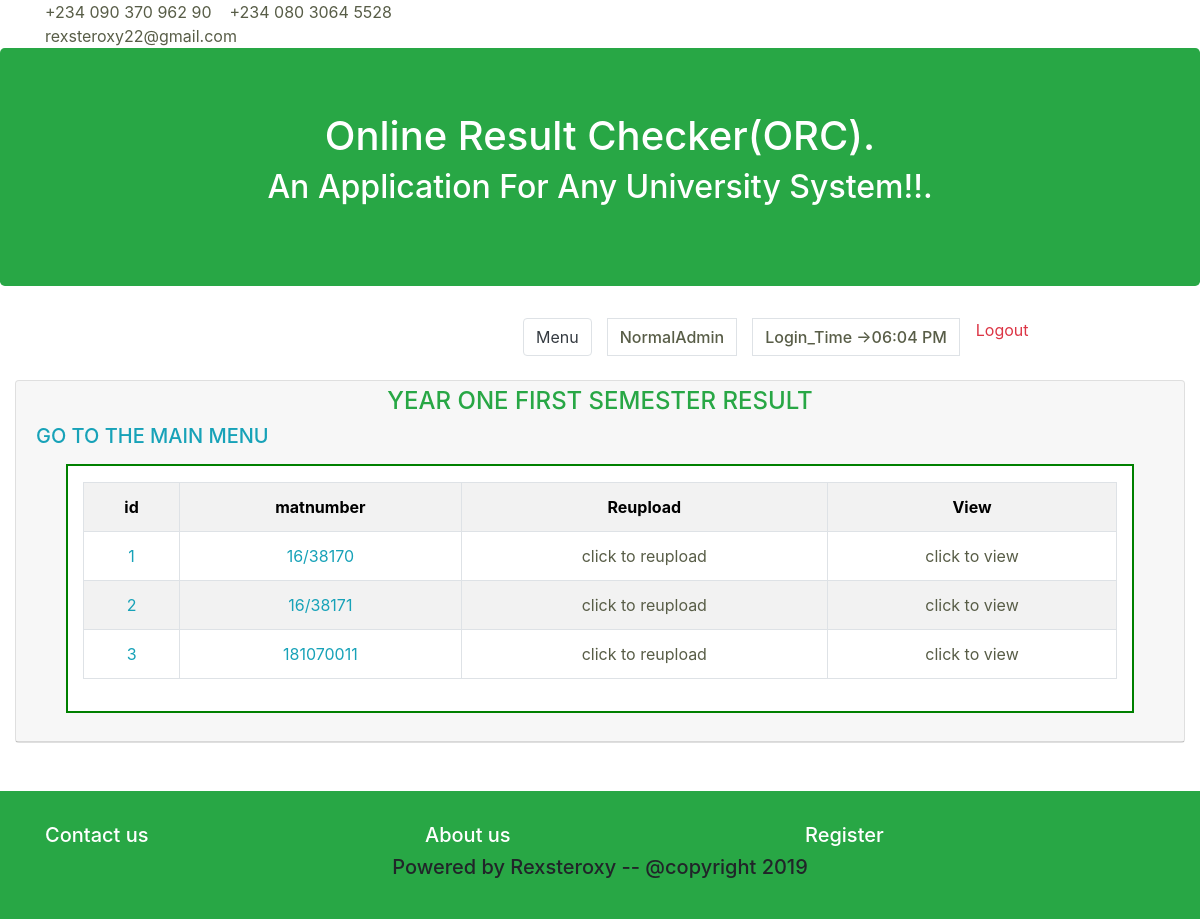
The app's page /admin/result/f1/index.php (signed in) with its own data.
### tables this page shows
CREATE TABLE `firstsemester` (
  `id` int(225) NOT NULL,
  `matnumber` varchar(225) NOT NULL,
  `course1` varchar(225) NOT NULL,
  `score1` varchar(225) NOT NULL,
  `unit1` varchar(225) NOT NULL,
  `grade1` varchar(225) NOT NULL,
  `course2` varchar(225) NOT NULL,
  `score2` varchar(225) NOT NULL,
  `unit2` varchar(225) NOT NULL,
  `grade2` varchar(225) NOT NULL,
  `course3` varchar(225) NOT NULL,
  `score3` varchar(225) NOT NULL,
  `unit3` varchar(225) NOT NULL,
  `grade3` varchar(225) NOT NULL,
  `course4` varchar(225) NOT NULL,
  `score4` varchar(225) NOT NULL,
  `unit4` varchar(225) NOT NULL,
  `grade4` varchar(225) NOT NULL,
  `course5` varchar(225) NOT NULL,
  `score5` varchar(225) NOT NULL,
  `unit5` varchar(225) NOT NULL,
  `grade5` varchar(225) NOT NULL,
  `course6` varchar(225) NOT NULL,
  `score6` varchar(225) NOT NULL,
  `unit6` varchar(225) NOT NULL,
  `grade6` varchar(225) NOT NULL,
  `course7` varchar(225) NOT NULL,
  `score7` varchar(225) NOT NULL,
  `unit7` varchar(225) NOT NULL,
  `grade7` varchar(225) NOT NULL,
  `course8` varchar(225) NOT NULL,
  `score8` varchar(225) NOT NULL,
  `unit8` varchar(225) NOT NULL,
  `grade8` varchar(225) NOT NULL,
  `course9` varchar(225) NOT NULL,
  `score9` varchar(225) NOT NULL,
  `unit9` varchar(225) NOT NULL,
  `grade9` varchar(225) NOT NULL,
  `course10` varchar(225) NOT NULL,
  `score10` varchar(225) NOT NULL,
  `unit10` varchar(225) NOT NULL,
  `grade10` varchar(225) NOT NULL,
  `course11` varchar(225) NOT NULL,
  `score11` varchar(225) NOT NULL,
  `unit11` varchar(225) NOT NULL,
  `grade11` varchar(225) NOT NULL,
  `course12` varchar(225) NOT NULL,
  `score12` varchar(225) NOT NULL,
  `unit12` varchar(225) NOT NULL,
  `grade12` varchar(225) NOT NULL,
  `course13` varchar(225) NOT NULL,
  `score13` varchar(225) NOT NULL,
  `unit13` varchar(225) NOT NULL,
  `grade13` varchar(225) NOT NULL,
  `course14` varchar(225) NOT NULL,
  `score14` varchar(225) NOT NULL,
  `unit14` varchar(225) NOT NULL,
  `grade14` varchar(225) NOT NULL,
  `course15` varchar(225) NOT NULL,
  `score15` varchar(225) NOT NULL,
  `unit15` varchar(225) NOT NULL,
  `grade15` varchar(225) NOT NULL,
  `course16` varchar(225) NOT NULL,
  `score16` varchar(225) NOT NULL,
  `unit16` varchar(225) NOT NULL,
  `grade16` varchar(225) NOT NULL,
  `course17` varchar(225) NOT NULL,
  `score17` varchar(225) NOT NULL,
  `unit17` varchar(225) NOT NULL,
  `grade17` varchar(225) NOT NULL,
  `course18` varchar(225) NOT NULL,
  `score18` varchar(225) NOT NULL,
  `unit18` varchar(225) NOT NULL,
  `grade18` varchar(225) NOT NULL,
  `course19` varchar(225) NOT NULL,
  `score19` varchar(225) NOT NULL,
  `unit19` varchar(225) NOT NULL,
  `grade19` varchar(225) NOT NULL,
  `course20` varchar(225) NOT NULL,
  `score20` varchar(225) NOT NULL,
  `unit20` varchar(225) NOT NULL,
  `grade20` varchar(225) NOT NULL
);

### private/functions.php (called while the page is built, shortened)
<?php
function url_for($script_path) {
    if($script_path[0] != '/') {
      $script_path = "/" . $script_path;
        }
    return WWW_ROOT . $script_path;
    }
function h($string=""){
	return htmlspecialchars($string);
    }
?>

### private/admin_query.php (called while the page is built, shortened)
<?php
function find_all_firstsemester(){
  global $db;
  $sql = "SELECT * FROM firstsemester ";
  $sql .= "ORDER BY id ASC";
  $admin = mysqli_query($db, $sql);
  return $admin;
}
?>

### public/admin/result/f1/index.php (the view, shortened to what this page needs)
<?php
$ffirstsemester = find_all_firstsemester();
include_once(SHARED_PATH .'/admin_header.php');
?>
	<div class="container-fluid">
    <div class="row ">
        <div class="col-md-12 col-lg-12 col-sm-12">
				<div class="card">
            <div class="card-header">
            <div class="card-subtitle">
            <h4 class="text-success text-center">YEAR ONE FIRST SEMESTER RESULT</h4>
            <h5><a class="text-info" href="<?php echo url_for('/admin/index.php')?>">GO TO THE MAIN MENU</a></h5>
						<div id="attributes">
<table class="table table-striped table-bordered table-hover table-condensed text-center">
	<tr>
        <th>id</th>
        <th>matnumber</th>
        <th>Reupload</th>
  	    <th>View</th>
	</tr>
	<?php while($firstsemester = mysqli_fetch_assoc($ffirstsemester)) {?>
		<tr class="text-info">
			<td><?php  echo h($firstsemester['id']);?></td>
			<td><?php echo h($firstsemester['matnumber']);?></td>
            <td><a class="action" href="<?php echo url_for('/admin/upload/stageone.php') ;?>">click to reupload</a></td>
			<td><a class="action" href="<?php echo url_for('/admin/result/f1/view_result.php?id=' . $firstsemester['id']) ;?>">click to view</a></td>
		</tr>
        <?php }?>
	</table>
	</div>	</div>	</div>	</div>	</div>	</div>	</div>
<br><br>
<?php include_once(SHARED_PATH .'/admin_footer.php');?>

### public/css/mine.css (style rules this page uses)
#attributes { color:black; background: white; border: 2px solid green; padding: 1em 15px; margin: 1em 30px; width: auto px; }

### records on screen
firstsemester: id "1", matnumber "16/38170"
firstsemester: id "2", matnumber "16/38171"
firstsemester: id "3", matnumber "181070011"

### other values on screen
$_SESSION['level'] "NormalAdmin"
date('h:i A' ,$time) "06:04 PM"
